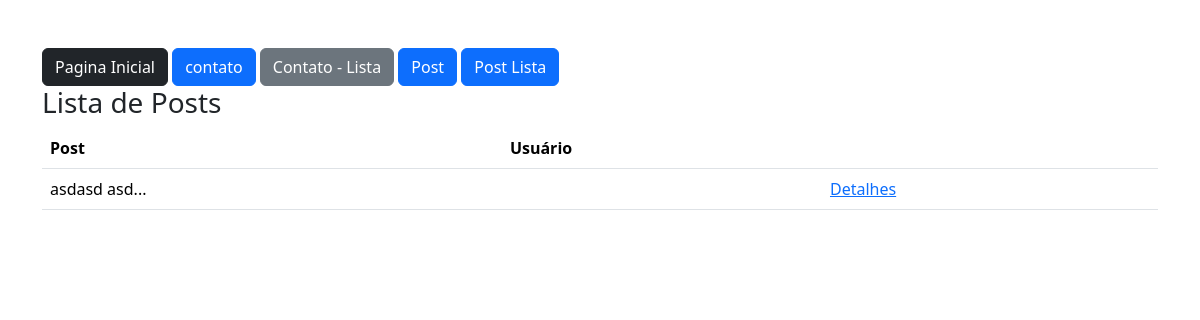
Before: /post/lista/ (signed in) with the older database file.
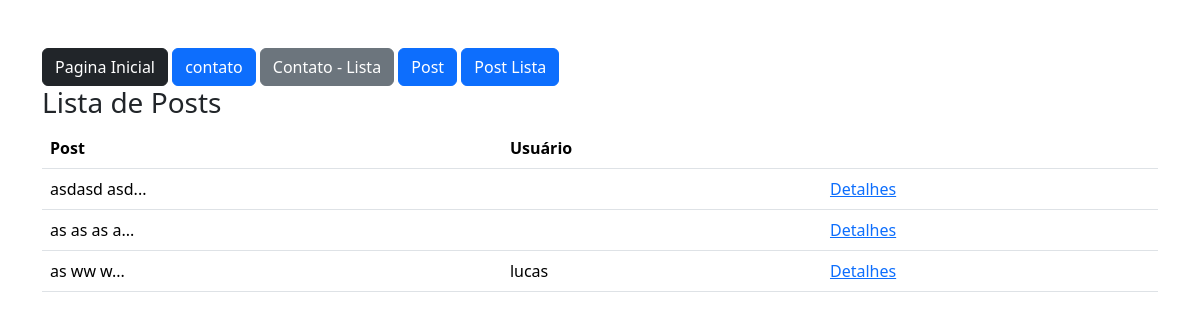
After: the same page with the newer database file.
### app/models.py (models this page shows)
class Post(db.Model):
    id = db.Column(db.Integer,primary_key=True)
    data_criacao = db.Column(db.DateTime, default=datetime.now(timezone.utc))
    mensagem = db.Column(db.Text, nullable=True)
    imagem = db.Column(db.String, nullable=True, default='default.png')
    user_id = db.Column(db.Integer, db.ForeignKey('user.id'), nullable=True)
    comentario = db.relationship('Comentarios', backref='post', lazy=True)
    def msg_resumo(self):
        return f'{self.mensagem[:10]}...'

class User(db.Model, UserMixin):
    id = db.Column(db.Integer,primary_key=True)
    nome = db.Column(db.String(100), nullable=True)
    sobrenome = db.Column(db.String(100), nullable=True)
    email = db.Column(db.String(150), nullable=True)
    senha = db.Column(db.String(150), nullable=True)
    posts = db.relationship('Post', backref='user', lazy=True)
    post_comentario = db.relationship('Comentarios', backref='user', lazy=True)

### app/views.py (the view)
@app.route('/post/lista/')
@login_required
def ListaPost():
    posts = Post.query.options(db.joinedload(Post.user)).all()
    return render_template('post_lista.html', posts=posts)

### app/models.py (called while the page is built)
@login_manager.user_loader
def load_user(user_id):
    return User.query.get(user_id)

### app/templates/post_lista.html (shortened to what this page needs)
{% extends 'base.html' %}
{% block content %}
    <div class="container mt-5">
        {% include 'nav.html' %}
            <div class="row">
                <h3>Lista de Posts</h3>
                <div class="col-12">
                    <table class="table">
                        <thead>
                            <tr>
                                <th>Post</th>
                                <th>Usuário</th>
                                <th></th>
                            </tr>
                        </thead>
                        <tbody>
                            {% for linha in posts %}
                            <tr>
                                <td>{{linha.msg_resumo()}}</td>
                                <td>{{linha.user.nome}}</td>
                                <td><a href="{{url_for('PostDetail',id=linha.id)}}">Detalhes</a></tr>
                            {% endfor %}
                        </tbody>
                    </table>
                </div>
            </div>
    </div>
{% endblock %}

Changed rows visible on the page:
added Post: msg_resumo "as as as a..."
added Post: msg_resumo "as ww w...", user.nome "lucas"
